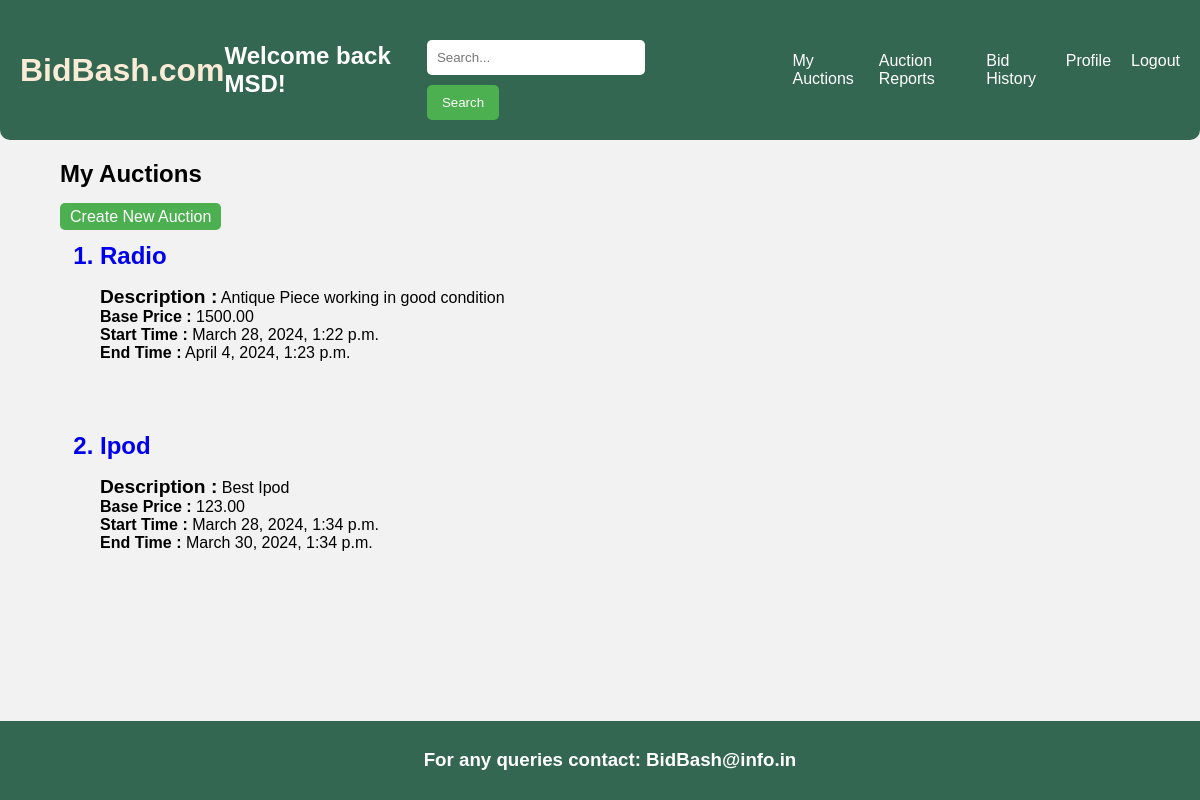
/my_auctions/ (signed in), run on the app's committed database.
### myapp/models.py (models this page shows, shortened)
class User(AbstractUser):
    contact_no = models.IntegerField(null=True)
    email = models.EmailField(max_length=254)
    first_name = models.CharField(max_length=30)
    last_name = models.CharField(max_length=30)

class AuctionItem(models.Model):
    name = models.CharField(max_length=100)
    description = models.TextField()
    category = models.CharField(max_length=100)
    seller = models.ForeignKey(User, on_delete=models.CASCADE)
    base_price = models.DecimalField(max_digits=10, decimal_places=2)
    start_time = models.DateTimeField()
    end_time = models.DateTimeField()
    highest_bid = models.DecimalField(max_digits=10, decimal_places=2, default=0)  # Set default value

### myapp/views.py (the view)
# urls.py: path('my_auctions/', views.my_auctions, name='my_auctions'),
def my_auctions(request):
    user = request.user
    current_time = timezone.now()
    user_auctions = AuctionItem.objects.filter(seller=user, end_time__gt=current_time)
    context = {
        'user' : user,
        'user_auctions' : user_auctions,
    }
    return render(request, 'my_auctions.html', context)

### templates/my_auctions.html (shortened to what this page needs)
{% extends 'base.html' %}
{% load static %}
{% block body %}
<div id="my_auctions">
<h2>My Auctions</h2>
<a class="bid-now" href="{% url 'create_auction' %}" class="btn btn-primary">Create New Auction</a>
{% if user_auctions %}
    <ul>
        {% for auction in user_auctions %}
            <a href="{% url 'item' auction.id %}" style="text-decoration: none;">
                <li style="font-weight: bolder; font-size: x-large; list-style-type:decimal;">{{ auction.name }}</li>
            </a>
            <p><b style="font-size: larger;">Description :</b> {{ auction.description}}<br>
            <b>Base Price : </b> {{ auction.base_price }} <br>
            <b>Start Time : </b> {{ auction.start_time }} <br>
            <b>End Time :</b>  {{ auction.end_time }} <br>
        </p>
            <br> <br> <br>
            {% endfor %}
    </ul>
{% else %}
    <p>You haven't organized any auctions yet.</p>
{% endif %}
</div>
{% endblock %}

### templates/base.html (shortened to what this page needs)
<!DOCTYPE html>
<html lang="en">
<head>
    {% load static %}
    <link rel="stylesheet" href="{% static 'styles.css' %}">
</head>
<body>
    <header>
        <a href="{% url 'home' %}" style="text-decoration:none; color: antiquewhite;"><h1>BidBash.com</h1></a>
        {% if user.is_authenticated %}
        <h2>Welcome back {{ user.username }}!</h2>
        {% endif %}
        <div class="search-bar">
            <form action="{% url 'search_products' %}" method="GET">
                <input type="text" name="q" placeholder="Search...">
                <button type="submit">Search</button>
            </form>
        </div>
        <div class="menu">
            <a class="menu-icon" href="{% url 'my_auctions' %}">My Auctions</a>
            <a class="menu-icon" href="{% url 'auction_reports' %}">Auction Reports</a>
            <a class="menu-icon" href="{% url 'bid_history' %}">Bid History</a>
            <a class="menu-icon" href="{% url 'profile' %}">Profile</a>
            <a class="menu-icon" href="{% url 'logout' %}">Logout</a>
        </div>
    </header>
    <div class="content">
        {% block body %}
        {% endblock body %}
    </div>
    <footer>
        <h3>For any queries contact: BidBash@info.in</h3>
    </footer>
</body>
</html>

### static/styles.css (style rules this page uses)
body { font-family: Arial, sans-serif; margin: 0; padding: 0; background-color: #f2f2f2; }
header { background-color: #346751; color: #fff; border-radius: 0 0 10px 10px; padding: 20px; display: flex; justify-content: space-between; align-items: center; }
.search-bar { display: flex; width: 400px; }
.search-bar input[type="text"] { padding: 10px; width: 70%; border: none; border-radius: 5px; margin-right: 10px; }
.search-bar button { padding: 10px 15px; background-color: #4CAF50; color: white; border: none; border-radius: 5px; cursor: pointer; }
.menu { display: flex; }
.menu-icon { text-decoration: none; margin-left: 20px; color: #fff; }
footer { position: fixed; bottom: 0; width: 100%; background-color: #346751; color: #fff; padding: 10px; text-align: center; }
.bid-now { margin-top: 10px; padding: 5px 10px; background-color: #4CAF50; color: white; border: none; border-radius: 5px; cursor: pointer; text-decoration: none; }
form { margin-top: 20px; }
input[type="email"], input[type="text"] { width: 100%; padding: 10px; margin-bottom: 10px; border: 1px solid #ccc; border-radius: 5px; }
button { padding: 10px 20px; background-color: #007bff; color: #fff; border: none; border-radius: 5px; cursor: pointer; }
#my_auctions { margin-left: 5%; }

### data on the page
User: username "MSD"
AuctionItem: name "Radio", description "Antique Piece working in good condition", base_price "1500.00", start_time "March 28, 2024, 1:22 p.m.", end_time "April 4, 2024, 1:23 p.m."
AuctionItem: name "Ipod", description "Best Ipod", base_price "123.00", start_time "March 28, 2024, 1:34 p.m.", end_time "March 30, 2024, 1:34 p.m."
